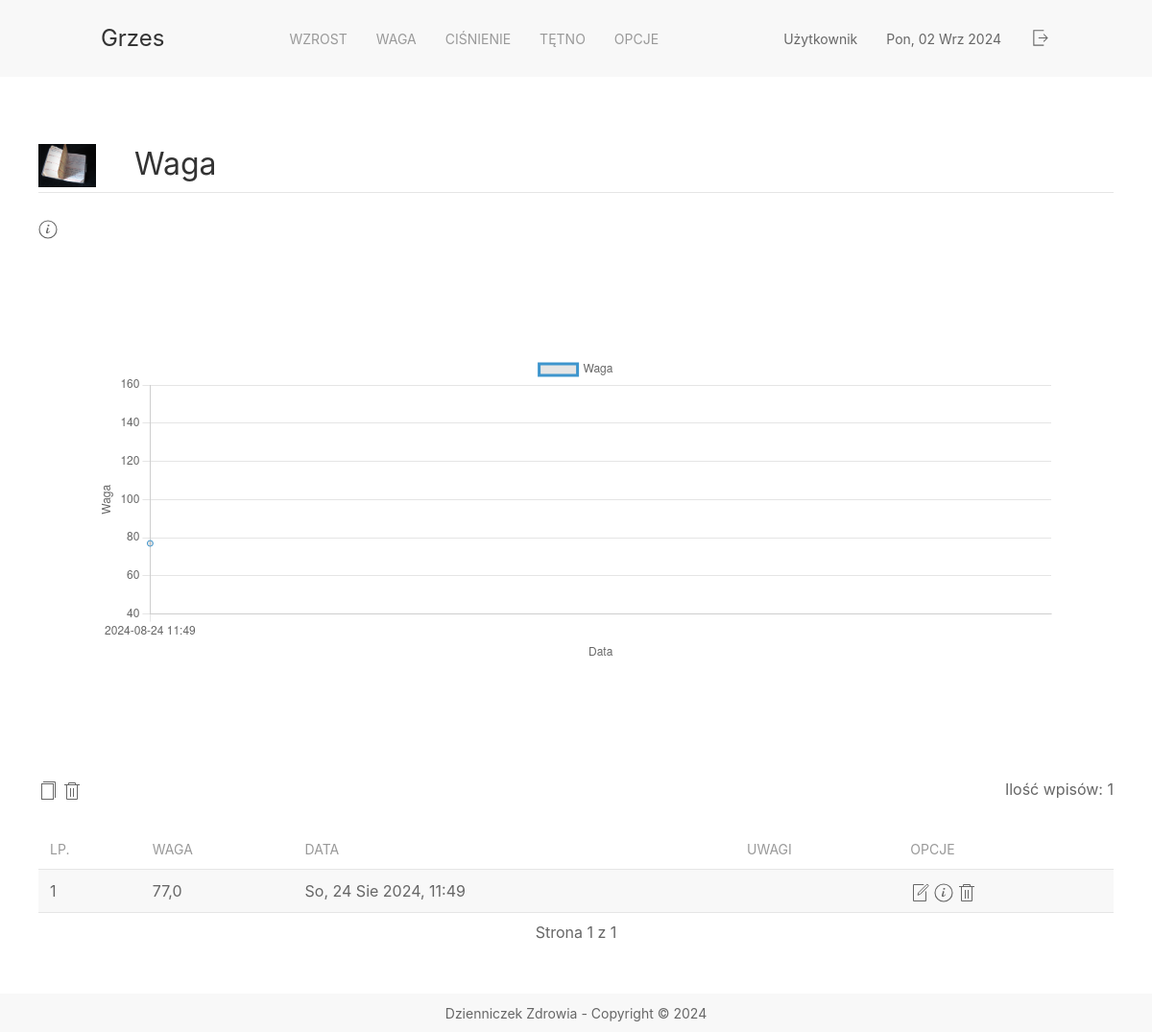
Page /weights/?page=2 on the earlier database version.
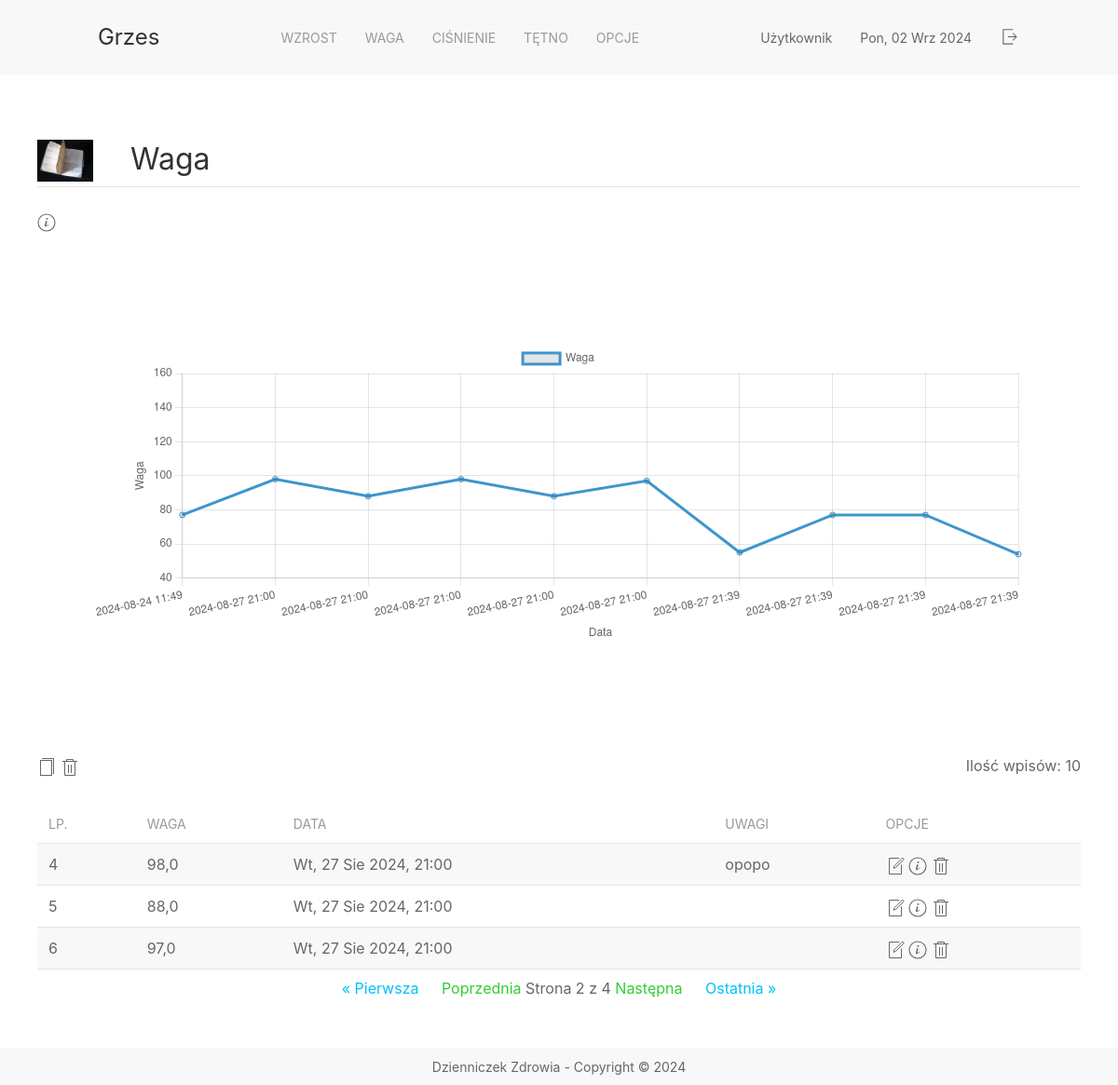
Same page on the later database version.
### app_weight/models.py (models this page shows, shortened)
class Weight(models.Model):
    weight = models.DecimalField(max_digits=5, decimal_places=1 )
    date = models.DateTimeField()
    comments = models.CharField(max_length=255)

### app_weight/views.py (the view)
# urls.py: path('', views.all_weights, name='all_weights_url'),
def all_weights(request):
    found_weights = Weight.objects.all().order_by('date')
    page_num = request.GET.get('page', 1)
    pages = Paginator(found_weights, 3)
    pages_max = pages.num_pages
    pages_max_elements = pages.count
    page_results = pages.get_page(page_num)
    value_y = Weight.objects.values_list('weight', flat=True)
    chart_y = [float(y) for y in value_y]
    value_x =found_weights.values_list('date', flat=True)
    chart_x = [x.strftime("%Y-%m-%d %H:%M") for x in value_x]
    context = {
        'pages_max': pages_max,
        'pages_max_elements': pages_max_elements,
        'weights': page_results,
        'chart_x': chart_x,
        'chart_y': chart_y
    }
    return render(request,'app_weight/all_weights.html', context)

### app_weight/templates/app_weight/all_weights.html (shortened to what the changed rows need)
{% extends 'fragments/layout.html' %}
{% load static %}
{% block page_content %}
    <div class="container">
        <div class="uk-panel">
            <img class="uk-align-left uk-margin-remove-adjacent" src="{% static 'background.JPG' %}" width="60"
                 height="28" alt="info">
            <h2 class="uk-heading-divider" style="position: relative">Waga</h2>
        </div>
        <a uk-icon="info" uk-tooltip="Info" href="#modal-center" uk-toggle></a>
        <div class="uk-section">
            <div style="max-width: 1000px; margin: 50px auto">
                <canvas id="line-chart" width="2800" height="900"></canvas>
            </div>
            <script>
                var label_list = [];
                {% for value in chart_x %}
                    label_list.push("{{ value }}");
                {% endfor %}
                new Chart(document.getElementById("line-chart"), {
                    type: 'line',
                    data: {
                        labels: label_list,
                        datasets: [{
                            data: {{ chart_y }},
                            label: "Waga",
                            borderColor: "#3e95cd",
                            fill: false,
                        }]
                    },
                    options: {
                        plugins: {
                            legend: {display: true},
                            title: {
                                text: 'Wartości w czasie',
                                display: false
                            }
                        },
                        responsive: true,
                        scales: {
                            x: {
                                display: true,
                                stacked: true,
                                title: {
                                    display: true,
                                    text: 'Data'
                                }
                            },
                            y: {
                                display: true,
                                stacked: true,
                                title: {
                                    display: true,
                                    text: 'Waga'
                                },
                                suggestedMin: 40,
                                suggestedMax: 160,
                                ticks: {
                                    stepSize: 20
                                }
                            }
                        }
                    }
                });
            </script>
        </div>
        <a href="add" uk-icon="icon: copy" uk-tooltip="Dodaj"></a>
        <a href="delete/all" uk-icon="icon: trash" uk-tooltip="Wyczyść"></a>
        <span class="uk-position-relative uk-align-right"> Ilość wpisów: {{ pages_max_elements }} </span>
        <table class="uk-table uk-table-striped uk-table-hover uk-table-small" uk-sortable>
            <thead>
            <tr>
                <th>Lp.</th>
                <th>Waga</th>
                <th>Data</th>
                <th>Uwagi</th>
                <th>Opcje</th>
            </tr>
            </thead>
            <tbody>
            {% for value in weights %}
                <tr>
                    <form method="POST" action="{% url 'weight_details_url' id=value.id %}">
                        <td>
                            {{ weights.start_index|add:forloop.counter0 }}
                        </td>
                        <td>{{ value.weight |floatformat:1 }}</td>
                        <td>{{ value.date |date:'D, d M Y,' }} {{ value.date |time:"H:i" }}</td>
                        <td>{{ value.comments }}</td>
                        <td>
                            <a href="{% url 'edit_weight_url' id=value.id %}" uk-icon="icon: file-edit" uk-tooltip="Edytuj"></a>
                            <button href="{% url 'weight_details_url' id=value.id %}" uk-icon="icon: info" uk-tooltip="Szczegóły" type="submit"></button>
                            <a href="{% url 'delete_weight_url' id=value.id %}" uk-icon="icon: trash" uk-tooltip="Usuń"></a>
                        </td>
                    </form>
                </tr>
            {% endfor %}
            </tbody>
        </table>
        <div class="uk-position-center uk-position-relative">
          <span>
             {% if weights.has_previous %}
                <a href="?page=1" style="color: #00BFFF; margin-right: 20px">&laquo; Pierwsza</a>
                <a href="?page={{ weights.previous_page_number }}" style="color: #32CD32">Poprzednia </a>
             {% endif %}
              <span>Strona {{ weights.number }} z {{ weights.paginator.num_pages }}</span>
              {% if weights.has_next %}
                  <a href="?page={{ weights.next_page_number }}" style="color: #32CD32"> Następna</a>
                  <a href="?page={{ weights.paginator.num_pages }}" style="color: #00BFFF; margin-left: 20px"> Ostatnia  &raquo;</a>
              {% endif %}
          </span>
        </div>
    <div class="uk-padding"></div>
</div>
{% endblock %}

Differences in the rows shown:
no longer on this page (row edited): Weight: start_index|add "1", weight "77,0", date "So, 24 Sie 2024,", date "11:49"
added Weight: start_index|add "4", weight "98,0", date "Wt, 27 Sie 2024,", date "21:00", comments "opopo"
added Weight: start_index|add "5", weight "88,0", date "Wt, 27 Sie 2024,", date "21:00"
added Weight: start_index|add "6", weight "97,0", date "Wt, 27 Sie 2024,", date "21:00"
Other differences:
chart data {{ chart_y }}: [77.0] → [77.0, 98.0, 88.0, 98.0, 88.0, 97.0, 55.0, 77.0, 77.0, 54.0]
{{ pages_max_elements }}: "1" → "10"
{{ weights.number }}: "1" → "2"
{{ weights.paginator.num_pages }}: "1" → "4"
text now shown: "« Pierwsza Poprzednia Następna Ostatnia »"
